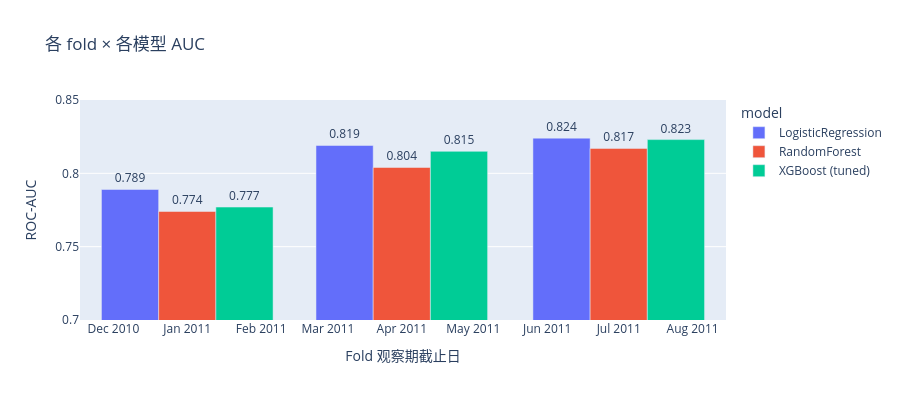

This figure's notebook cell:
### Code cell
# 三模型在三个 fold 上的 AUC 对比
fig = px.bar(rolling, x='fold_split', y='auc', color='model', barmode='group',
             text=rolling['auc'].apply(lambda v: f'{v:.3f}'),
             title='各 fold × 各模型 AUC',
             labels={'fold_split': 'Fold 观察期截止日', 'auc': 'ROC-AUC'})
fig.update_layout(height=400, yaxis_range=[0.7, 0.85])
fig.update_traces(textposition='outside')
fig.show()

mean_auc = rolling.groupby('model')['auc'].mean().round(3)
print('平均 AUC:'); print(mean_auc)

### Figure 1 — Plotly figure (JSON) as saved in the notebook; plotly's stock layout.template omitted (floating-point values rounded to 4 significant figures)
{"data": [{"alignmentgroup": "True", "hovertemplate": "model=LogisticRegression<br>Fold 观察期截止日=%{x}<br>ROC-AUC=%{y}<br>text=%{text}<extra></extra>", "legendgroup": "LogisticRegression", "marker": {"color": "#636efa", "pattern": {"shape": ""}}, "name": "LogisticRegression", "offsetgroup": "LogisticRegression", "orientation": "v", "showlegend": true, "text": ["0.789", "0.819", "0.824"], "textposition": "outside", "type": "bar", "x": ["2011-01-01", "2011-04-01", "2011-07-01"], "xaxis": "x", "y": [0.789, 0.819, 0.824], "yaxis": "y"}, {"alignmentgroup": "True", "hovertemplate": "model=RandomForest<br>Fold 观察期截止日=%{x}<br>ROC-AUC=%{y}<br>text=%{text}<extra></extra>", "legendgroup": "RandomForest", "marker": {"color": "#EF553B", "pattern": {"shape": ""}}, "name": "RandomForest", "offsetgroup": "RandomForest", "orientation": "v", "showlegend": true, "text": ["0.774", "0.804", "0.817"], "textposition": "outside", "type": "bar", "x": ["2011-01-01", "2011-04-01", "2011-07-01"], "xaxis": "x", "y": [0.774, 0.804, 0.817], "yaxis": "y"}, {"alignmentgroup": "True", "hovertemplate": "model=XGBoost (tuned)<br>Fold 观察期截止日=%{x}<br>ROC-AUC=%{y}<br>text=%{text}<extra></extra>", "legendgroup": "XGBoost (tuned)", "marker": {"color": "#00cc96", "pattern": {"shape": ""}}, "name": "XGBoost (tuned)", "offsetgroup": "XGBoost (tuned)", "orientation": "v", "showlegend": true, "text": ["0.777", "0.815", "0.823"], "textposition": "outside", "type": "bar", "x": ["2011-01-01", "2011-04-01", "2011-07-01"], "xaxis": "x", "y": [0.777, 0.815, 0.823], "yaxis": "y"}], "layout": {"barmode": "group", "height": 400, "legend": {"title": {"text": "model"}, "tracegroupgap": 0}, "title": {"text": "各 fold × 各模型 AUC"}, "xaxis": {"anchor": "y", "domain": [0.0, 1.0], "title": {"text": "Fold 观察期截止日"}}, "yaxis": {"anchor": "x", "domain": [0.0, 1.0], "range": [0.7, 0.85], "title": {"text": "ROC-AUC"}}}}
